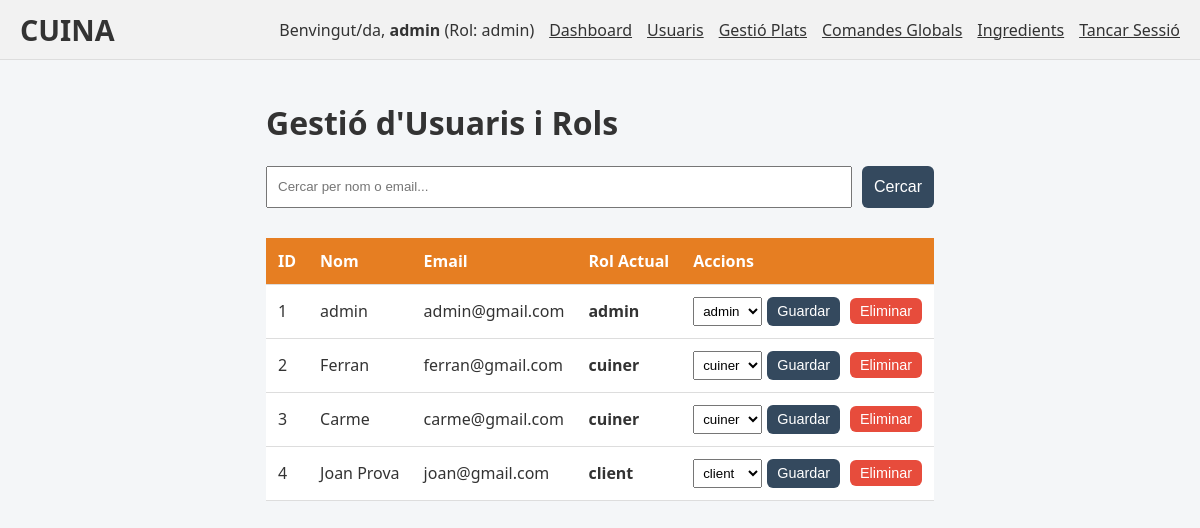
Screenshot of /public/admin_users.php (signed in) with the database file from the repository.
### tables this page shows
CREATE TABLE `usuaris` (
  `id` INT AUTO_INCREMENT PRIMARY KEY,
  `nom` VARCHAR(120) NOT NULL,
  `email` VARCHAR(255) NOT NULL UNIQUE,
  `password_hash` VARCHAR(255) NOT NULL,
  `role_id` INT NOT NULL,
  `created_at` TIMESTAMP DEFAULT CURRENT_TIMESTAMP,
  FOREIGN KEY (`role_id`) REFERENCES `roles`(`id`)
);

CREATE TABLE `roles` (
  `id` INT AUTO_INCREMENT PRIMARY KEY,
  `name` VARCHAR(50) NOT NULL UNIQUE
);

### public/admin_users.php (called while the page is built, shortened)
<?php
require_once __DIR__ . '/../src/database.php';
$search_term = $_GET['search'] ?? '';
$sql = "SELECT u.id, u.nom, u.email, u.role_id, r.name as role_name
        FROM usuaris u
        JOIN roles r ON u.role_id = r.id";
if (!empty($search_term)) {
    $sql .= " WHERE u.nom LIKE ? OR u.email LIKE ?";
    $stmt = $dbConnection->prepare($sql . " ORDER BY u.id ASC");
    $term_wildcard = '%' . $search_term . '%';
    $stmt->bind_param('ss', $term_wildcard, $term_wildcard);
    $stmt->execute();
    $res_users = $stmt->get_result();
} else {
    $sql .= " ORDER BY u.id ASC";
    $res_users = $dbConnection->query($sql);
}
$usuaris = $res_users->fetch_all(MYSQLI_ASSOC);
$res_roles = $dbConnection->query("SELECT id, name FROM roles");
$tots_els_rols = $res_roles->fetch_all(MYSQLI_ASSOC);
require_once __DIR__ . '/../views/admin_users.view.php';
?>

### views/admin_users.view.php (the view, shortened to what this page needs)
<!DOCTYPE html>
<html lang="ca">
<head>
    <link rel="stylesheet" href="css/styles.css">
</head>
<body>
    <?php require_once __DIR__ . '/partials/header.php'; ?>
    <div class="admin-container">
        <h1>Gestió d'Usuaris i Rols</h1>
        <form action="admin_users.php" method="GET" style="margin-bottom: 20px; display: flex; gap: 10px;">
            <input type="text" name="search" placeholder="Cercar per nom o email..." value="<?= htmlspecialchars($_GET['search'] ?? '') ?>" style="flex: 1; padding: 10px;">
            <button type="submit" style="width: auto; margin: 0;">Cercar</button>
        </form>
        <div style="overflow-x: auto;">
            <table class="admin-table">
                <thead>
                    <tr>
                        <th>ID</th>
                        <th>Nom</th>
                        <th>Email</th>
                        <th>Rol Actual</th>
                        <th>Accions</th>
                    </tr>
                </thead>
                <tbody>
                    <?php foreach ($usuaris as $u): ?>
                        <tr>
                            <td><?php echo $u['id']; ?></td>
                            <td><?php echo htmlspecialchars($u['nom']); ?></td>
                            <td><?php echo htmlspecialchars($u['email']); ?></td>
                            <td><strong><?php echo htmlspecialchars($u['role_name']); ?></strong></td>
                            <td>
                                <div style="display: flex; gap: 10px; align-items: center;">
                                    <form action="admin_users.php" method="POST" style="display: flex; gap: 5px; margin: 0;">
                                        <select name="new_role_id" style="padding: 5px;">
                                            <?php foreach ($tots_els_rols as $rol): ?>
                                                <option value="<?php echo $rol['id']; ?>" <?php echo ($rol['id'] == $u['role_id']) ? 'selected' : ''; ?>>
                                                    <?php echo htmlspecialchars($rol['name']); ?>
                                                </option>
                                            <?php endforeach; ?>
                                        </select>
                                        <button type="submit" name="update_role" style="width: auto; padding: 5px 10px; margin: 0; font-size: 0.9em;">Guardar</button>
                                    </form>
                                    <form action="admin_users.php" method="POST" style="margin: 0;" onsubmit="return confirm('Segur que vols eliminar aquest usuari?');">
                                        <button type="submit" name="delete_user" style="width: auto; padding: 5px 10px; margin: 0; background-color: #e74c3c; font-size: 0.9em;">Eliminar</button>
                                    </form>
                                </div>
                            </td>
                        </tr>
                    <?php endforeach; ?>
                </tbody>
            </table>
        </div>
    </div>
</body>
</html>

### public/css/styles.css (style rules this page uses)
:root { --color-pendent: #e74c3c; --color-preparacio: #e67e22; --color-llest: #3498db; --color-entregat: #27ae60; --bg-body: #f4f6f8; --text-main: #333; --card-bg: #fff; --shadow: 0 4px 6px rgba(0,0,0,0.1); }
body { margin: 0; font-family: 'Segoe UI', sans-serif; background: var(--bg-body); color: var(--text-main); display: flex; flex-direction: column; min-height: 100vh; }
button, .btn { width: 100%; padding: 12px; background: #34495e; color: white; border: none; border-radius: 6px; font-size: 16px; cursor: pointer; margin-top: 10px; text-align: center; text-decoration: none; display: inline-block; box-sizing: border-box; }
.admin-table thead th { background-color: var(--color-preparacio) !important; color: white; }
table { width: 100%; border-collapse: collapse; margin-top: 10px; background: white; }
th, td { padding: 12px; border-bottom: 1px solid #ddd; text-align: left; }

### views/admin_users.view.php (style rules this page uses)
.admin-container { padding: 20px; max-width: 1000px; margin: 0 auto; }

### rows the page displays
usuaris: id "1", nom "admin", email "admin@gmail.com", role.name "admin", new_role_id "admin"
usuaris: id "2", nom "Ferran", email "ferran@gmail.com", role.name "cuiner", new_role_id "cuiner"
usuaris: id "3", nom "Carme", email "carme@gmail.com", role.name "cuiner", new_role_id "cuiner"
usuaris: id "4", nom "Joan Prova", email "joan@gmail.com", role.name "client", new_role_id "client"

### other values shown
$_SESSION['username'] "admin"
$_SESSION['rol'] "admin"
